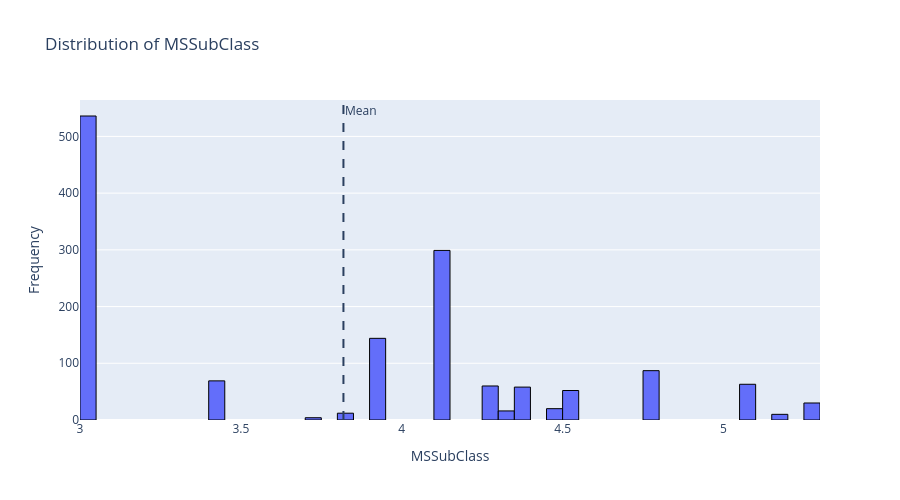
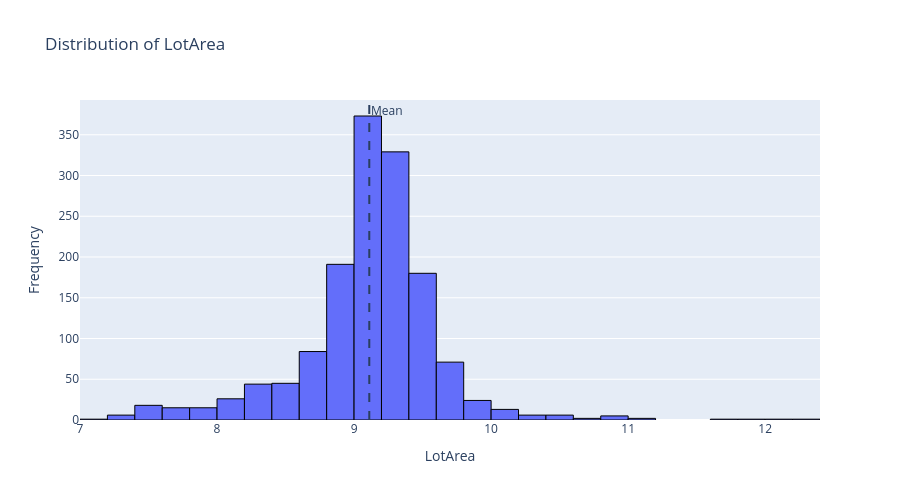
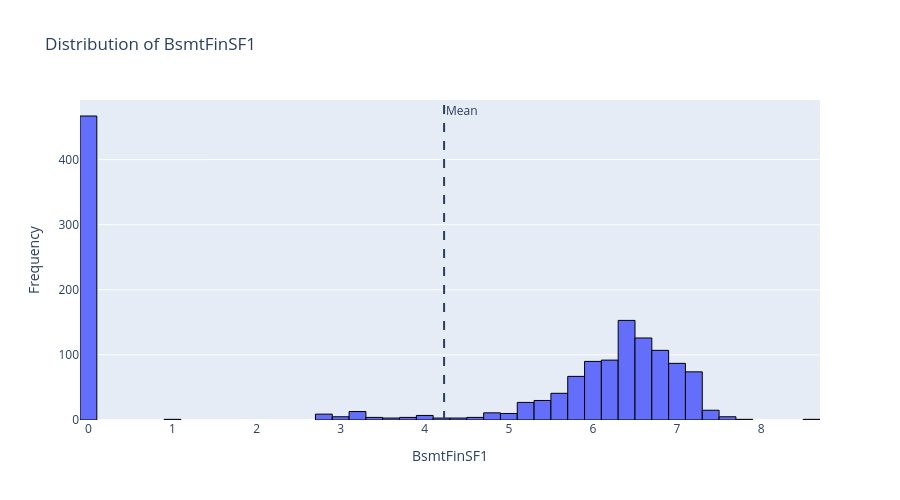

Notebook code for these charts, in order:
### Code cell
# After applying log tranformation lets visualize the graph again

for col in high_skewness:
    plot_frequency(col)

### Figure 1 — Plotly figure (JSON) as saved in the notebook; plotly's stock layout.template omitted (floating-point values rounded to 4 significant figures; data arrays with more than 128 entries replaced by an {"elided": "..."} marker saying what was removed)
{"data": [{"marker": {"line": {"color": "black", "width": 1}}, "nbinsx": 50, "type": "histogram", "x": {"elided": "1460 float values"}}], "layout": {"annotations": [{"showarrow": false, "text": "Mean", "x": 3.819, "xanchor": "left", "xref": "x", "y": 1, "yanchor": "top", "yref": "y domain"}], "height": 500, "shapes": [{"line": {"dash": "dash"}, "type": "line", "x0": 3.819, "x1": 3.819, "xref": "x", "y0": 0, "y1": 1, "yref": "y domain"}], "title": {"text": "Distribution of MSSubClass"}, "xaxis": {"title": {"text": "MSSubClass"}}, "yaxis": {"title": {"text": "Frequency"}}}}

### Figure 2 — Plotly figure (JSON) as saved in the notebook; plotly's stock layout.template omitted (floating-point values rounded to 4 significant figures; data arrays with more than 128 entries replaced by an {"elided": "..."} marker saying what was removed)
{"data": [{"marker": {"line": {"color": "black", "width": 1}}, "nbinsx": 50, "type": "histogram", "x": {"elided": "1460 float values"}}], "layout": {"annotations": [{"showarrow": false, "text": "Mean", "x": 9.111, "xanchor": "left", "xref": "x", "y": 1, "yanchor": "top", "yref": "y domain"}], "height": 500, "shapes": [{"line": {"dash": "dash"}, "type": "line", "x0": 9.111, "x1": 9.111, "xref": "x", "y0": 0, "y1": 1, "yref": "y domain"}], "title": {"text": "Distribution of LotArea"}, "xaxis": {"title": {"text": "LotArea"}}, "yaxis": {"title": {"text": "Frequency"}}}}

### Figure 3 — Plotly figure (JSON) as saved in the notebook; plotly's stock layout.template omitted (floating-point values rounded to 4 significant figures; data arrays with more than 128 entries replaced by an {"elided": "..."} marker saying what was removed)
{"data": [{"marker": {"line": {"color": "black", "width": 1}}, "nbinsx": 50, "type": "histogram", "x": {"elided": "1460 float values"}}], "layout": {"annotations": [{"showarrow": false, "text": "Mean", "x": 4.23, "xanchor": "left", "xref": "x", "y": 1, "yanchor": "top", "yref": "y domain"}], "height": 500, "shapes": [{"line": {"dash": "dash"}, "type": "line", "x0": 4.23, "x1": 4.23, "xref": "x", "y0": 0, "y1": 1, "yref": "y domain"}], "title": {"text": "Distribution of BsmtFinSF1"}, "xaxis": {"title": {"text": "BsmtFinSF1"}}, "yaxis": {"title": {"text": "Frequency"}}}}
